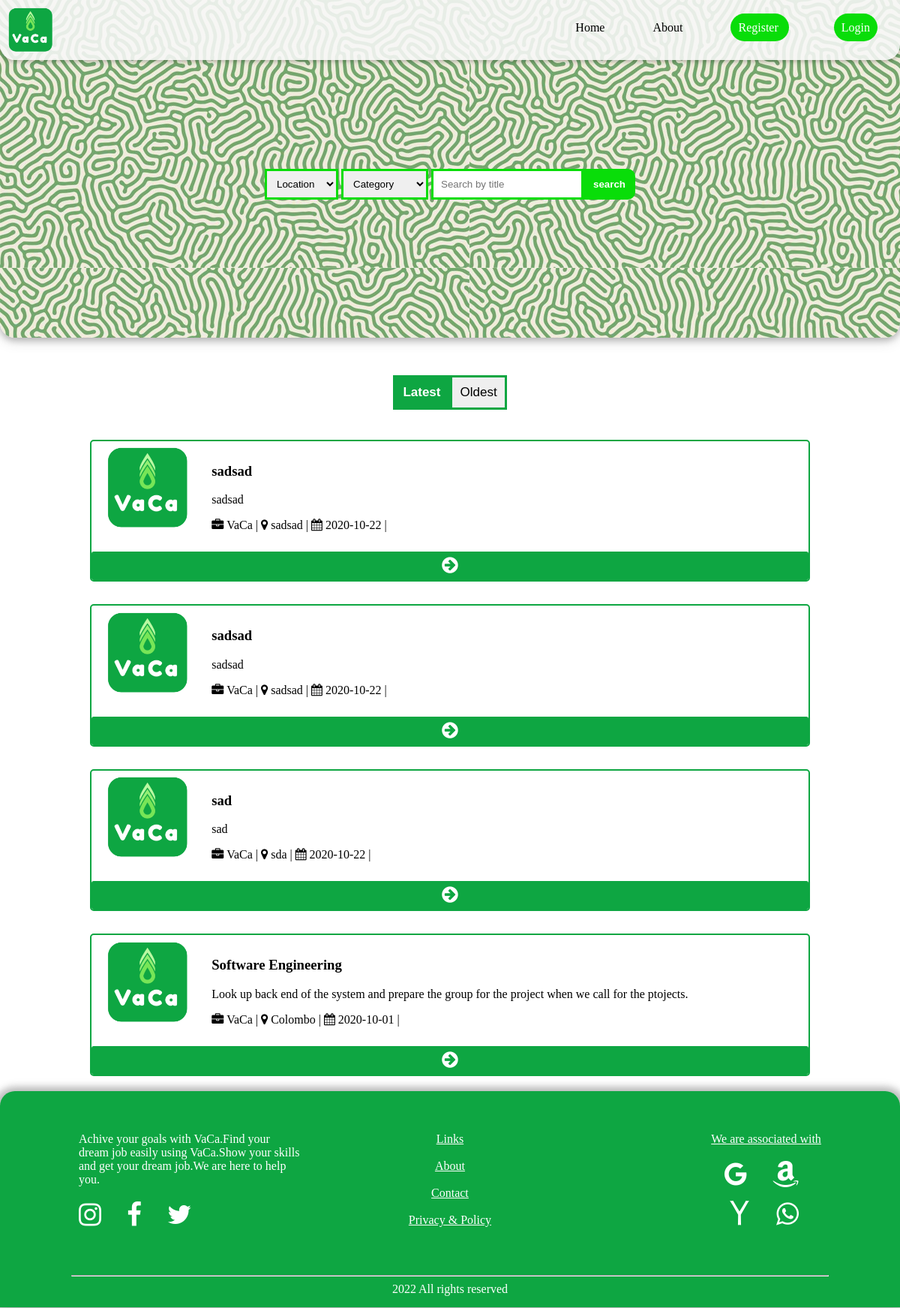
Screenshot of /search/search.php with the database file from the repository.
### tables this page shows
CREATE TABLE `vacancy` (
  `vid` int(120) NOT NULL,
  `cid` int(120) NOT NULL,
  `title` varchar(120) NOT NULL,
  `position` varchar(90) NOT NULL,
  `category` varchar(50) NOT NULL,
  `dar` varchar(100) NOT NULL,
  `qualification` varchar(100) NOT NULL,
  `career_lvl` varchar(50) NOT NULL,
  `location` varchar(50) NOT NULL,
  `salary` varchar(50) NOT NULL,
  `time` datetime NOT NULL,
  `status` int(1) NOT NULL
);

CREATE TABLE `company` (
  `cid` int(150) NOT NULL,
  `cname` varchar(140) NOT NULL,
  `owner` varchar(100) NOT NULL,
  `mail` varchar(120) NOT NULL,
  `contact` varchar(15) NOT NULL,
  `address` varchar(100) NOT NULL,
  `psw` varchar(150) NOT NULL,
  `status` int(1) NOT NULL
);

### html/search/search.php (the view, shortened to what this page needs)
<?php
include_once("../lib/config.php");
$catSet = "";
$locSet = "";
$search = "";
$order = "DESC";
if (isset($_GET['sub'])) {
	$filerQuery = "";
	$search = $_GET['search'];
	$cat = $_GET['cat'];
	$location = $_GET['loc'];
	if ($cat != "all" AND $cat != "") {
		$filerQuery = " AND v.category='$cat'";
		$catSet = " WHERE category != '".$cat."'";
	}
	if ($location != "all" AND $location != "") {
		$filerQuery = $filerQuery." AND v.location='$location'";
		$locSet = " WHERE location != '".$location."'";
	}
	$sqls = "SELECT v.title,v.dar,v.location,v.time,v.vid,c.cname FROM vacancy v,company c WHERE v.status = 1 AND v.cid=c.cid AND (v.title LIKE '%$search%' OR v.dar LIKE '%$search%' OR v.qualification LIKE '%$search%') $filerQuery ORDER BY v.vid $order";
}else{
	$sqls = "SELECT v.title,v.dar,v.location,v.time,v.vid,c.cname FROM vacancy v,company c WHERE v.status = 1 AND v.cid=c.cid ORDER BY v.vid $order";
}
?>
<!DOCTYPE html>
<html>
<head>
	<link rel="stylesheet" type="text/css" href="../../css/basic.css">
	<link rel="stylesheet" type="text/css" href="../../css/search.css">
	<link rel="stylesheet" href="https://cdnjs.cloudflare.com/ajax/libs/font-awesome/4.7.0/css/font-awesome.min.css">
</head>
<body>
	<div class="nav">
		<a href="../index.html">
			<img src="../../images/logo.png">
		</a>
			<ul class="links">
				<li>
					<a href="../index.php">Home</a>
				</li>
				<li>
					<a href="../about/about.html">About</a>
				</li>
				<li class="gbutton">
					<a href="../register/register.html">Register</a>
				</li>
				<li class="gbutton">
					<a href="../login/login.php">Login</a>
				</li>
			</ul>
	</div>
	<div class="search">
		<form method="GET" class="sform">
			<select name="loc">
				<?php
				if ($locSet == "") {
					echo '<option value="all">Location</option>';
				}else{
					echo '<option value="all">Location</option>
							<option value="'.$location.'" selected>'.$location.'</option>
					';
				}
				?>
			</select>
			<select name="cat">
				<?php
				if ($catSet == "") {
					echo '<option value="all">Category</option>';
				}else{
					echo '<option value="all">Category</option>
							<option value="'.$cat.'" selected>'.$cat.'</option>
					';
				}
				?>
			</select>
			<input type="text" name="search" placeholder="Search by title" value="<?php echo $search;?>"><input class="Mbutton" type="submit" name="sub" value="search">
	</div>
	<div class="content alignCenter">
		<div class="orderButton">
			<button class="active" type="submit" id="ltt" name="lt" onclick="changeOrder('ltt')">Latest</button><button id="tr" onclick="changeOrder('tr')" name="ol" type="submit">Oldest</button>
		</div>
		<div class="result">
			<?php
			$result = $conn->query($sqls);
			if ($result->num_rows>0) {
				while ($row = $result->fetch_assoc()) {
					echo '
					<div class="resultRow">
						<div class="SPcolumn">
							<img src="../../images/logo.png">
						</div>
						<div class="SCcolumn">
							<h3>'.$row['title'].'</h3>
							<p>'.$row['dar'].'</p>
							<p><i class="fa fa-briefcase"> '.$row['cname'].'  </i>  | <i class="fa fa-map-marker"> '.$row['location'].'  </i>  | <i class="fa fa-calendar"> '.substr($row['time'],0,10).' |</i></p>
						</div>
						<div class="sArrow">
							<a href="../viewJob/viewjob.php?vid='.$row['vid'].'" style="color:#ffffff"><i class="fa fa-arrow-circle-right"></i></a>
						</div>
					</div>
					';
				}
			}else{
				echo "<br><h2>No Result :(</h2>";
			}
			?>
		</div>
	</div>
	<div class="footer">
		<div class="column">
			<div class="fcontent">
				<p>
				Achive your goals with VaCa.Find your dream job easily using VaCa.Show your skills and get your dream job.We are here to help you.</p>
			</div>
			<div class="fcontent">
				<i class="fa fa-instagram"></i>
				<i class="fa fa-facebook"></i>
				<i class="fa fa-twitter"></i>
			</div>
		</div>
		<div class="column" style="text-align: center;">
			<div class="fcontent">
				<label><u>Links</u></label>
				<ul>
					<a href="../about/about.html" style="color: #ffffff;"><li>About</li></a>
					<a href="../contact/contact.php" style="color: #ffffff;"><li>Contact</li></a>
					<a href="../privacy/privacy.html" style="color: #ffffff;"><li>Privacy & Policy</li></a>
				</ul>
			</div>
		</div>
		<div class="column">
			<div class="fcontent associations">
				<label><u>We are associated with</u></label>
			</div>
			<div class="fcontent associations">
				<i class="fa fa-google"></i>
				<i class="fa fa-amazon"></i><br><br>
				<i class="fa fa-yahoo"></i>
				<i class="fa fa-whatsapp"></i>
			</div>
		</div>
		<div class="column" style="width: 100%;text-align: center;">
			<hr>
			<p><script>document.write(new Date().getFullYear());</script> All rights reserved</p>
		</div>
	</div>
</body>
</html>

### css/basic.css (style rules this page uses)
body { margin: 0; }
* { box-sizing: border-box; }
.nav { min-height: 70px; background-color: #f7f7f7e0; border-bottom-left-radius: 20px; border-bottom-right-radius: 20px; box-shadow: 0 2px 5px 0 rgba(0,0,0,0.16),0 2px 10px 0 rgba(0,0,0,0.12); position: fixed; left: 0; top: 0; width: 100%; }
.nav img { height:60px; float: left; margin : 10px; }
.links { float: right; margin: 0; margin-top: 28px; list-style-type: none; padding:0; }
.links li { margin : 30px; display: inline; }
.links .gbutton { padding: 10px; background-color: #09dd09; border-radius: 100px; }
.gbutton a { color: #fff !important; }
.links li a { text-align: center; text-decoration: none; color: #000000; }
.footer { display: inline-block; margin-top:10px; width: 100%; color: #fff; background-color: #0ea642; padding: 30px 80px 0px 80px; border-top-left-radius: 20px; border-top-right-radius: 20px; box-shadow: 0 4px 8px 10px rgba(0, 0, 0, 0.2), 0 2px 20px 0 rgba(0, 0, 0, 0.19); margin-bottom: -3px; }
.footer p { margin:0; }
.content { margin-top: 50px; min-height: 519px; }
.column { float: left; width: 33.33%; padding: 15px; }
.fcontent { padding:10px; }
.fcontent i { font-size: 35px; margin-right: 30px; }
.fcontent ul { list-style-type: none; padding: 0; }
.fcontent li { margin-top: 18px; }
.column hr { color: #fff; }
.associations { text-align: right; }
.search { background-image: url("../images/back.jpg"); min-height: 450px; border-bottom-left-radius: 20px; border-bottom-right-radius: 20px; text-align: center; box-shadow: 0 4px 8px 0 rgba(0, 0, 0, 0.2), 0 2px 20px 0 rgba(0, 0, 0, 0.19); }
.sform { padding-top:225px; }
.alignCenter { text-align: center; }
.sform input { padding: 10px; }
.sform select { padding: 9px; }
.Mbutton { background-color: #09dd09; color:#fff; font-weight: bold; border-top-right-radius: 10px; border-bottom-right-radius: 10px; }

### css/search.css (style rules this page uses)
.orderButton button { padding: 10px; border : 3px solid #0ea642; font-size: 17px; color: #000000; }
.sform select,input { border: 3px solid #09dd09; }
.orderButton .active { background-color: #0ea642; color: #fff; font-weight:bold; }
.SPcolumn { display: inline-block; width: 15%; padding: 5px; }
.SCcolumn { display: inline-block; width: 84%; padding: 10px; text-align: left; }
.sArrow { width: 100%; padding: 5px; font-size: 25px; background: #0ea642; border-radius: 3px; color: #fff; cursor: pointer; }
.result { padding: 10px 120px 10px 120px; }
.resultRow img { max-height: 110px; }
.resultRow { display: inline-block; margin-top: 30px; border: 2px solid #0ea642; width: 100%; border-radius: 5px; }

### rows the page displays
vacancy: title "sadsad", dar "sadsad", cid.cname "VaCa", location "sadsad", time "2020-10-22"
vacancy: title "sadsad", dar "sadsad", cid.cname "VaCa", location "sadsad", time "2020-10-22"
vacancy: title "sad", dar "sad", cid.cname "VaCa", location "sda", time "2020-10-22"
vacancy: title "Software Engineering", dar "Look up back end of the system and prepare the group for the project when we call for the ptojects.", cid.cname "VaCa", location "Colombo", time "2020-10-01"
